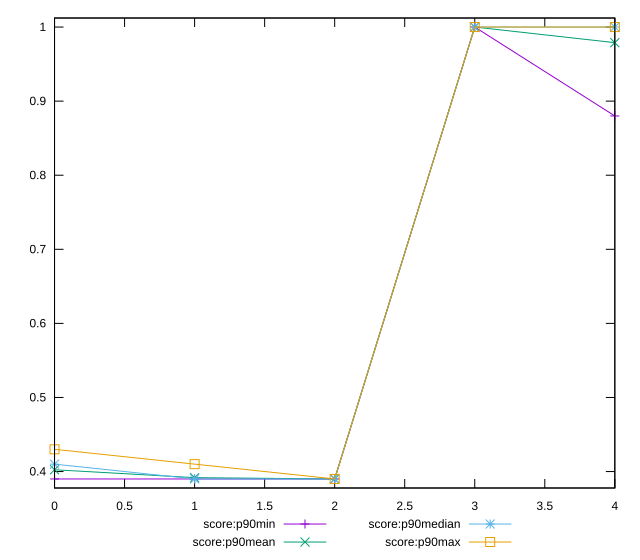

Write gnuplot code to recreate this figure.
reset

$scoreP90Min <<EOF
0 0.39
1 0.39
2 0.39
3 1
4 0.88
EOF

$scoreP90Mean <<EOF
0 0.40241758241758224
1 0.39175824175824203
2 0.3900000000000004
3 1
4 0.9789010989010988
EOF

$scoreP90Median <<EOF
0 0.41
1 0.39
2 0.39
3 1
4 1
EOF

$scoreP90Max <<EOF
0 0.43
1 0.41
2 0.39
3 1
4 1
EOF

set key outside below
set xrange [0:4]
set yrange [0.3778:1.0122]
set trange [0.3778:1.0122]
set terminal svg size 640, 560 enhanced background rgb 'white'
set output "report_00009_2021-02-08T22-37-41.559Z/uses-webp-images/progression/score.svg"

plot $scoreP90Min title "score:p90min" with linespoints, \
     $scoreP90Mean title "score:p90mean" with linespoints, \
     $scoreP90Median title "score:p90median" with linespoints, \
     $scoreP90Max title "score:p90max" with linespoints

reset
